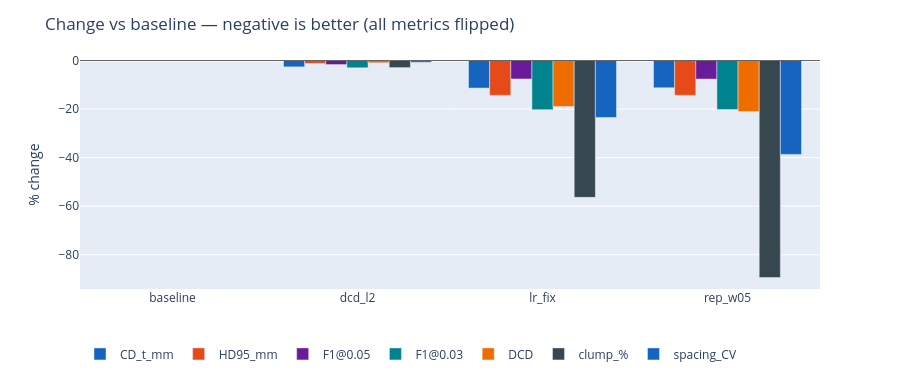
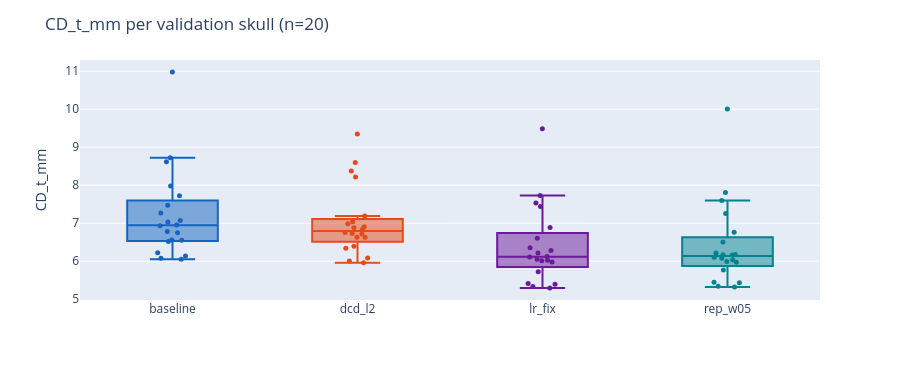

Notebook code cell kept with these figures, in order:
### Code cell
# 相对 baseline 的变化，所有指标都翻转成「向下 = 变好」
rp.fig_progress(eval_df, baseline="baseline").show()

# 逐颗颅骨的分布。均值会骗人 —— 运行间方差实测 0.49mm，比多数差异都大，
# 箱线图的重叠程度才是「这个差异是否可信」的直接证据。
rp.fig_per_skull(eval_df, "CD_t_mm").show()

### Figure 1 — Plotly figure (JSON) as saved in the notebook; plotly's stock layout.template omitted (floating-point values rounded to 4 significant figures)
{"data": [{"marker": {"color": "#1565C0"}, "name": "CD_t_mm", "type": "bar", "x": ["baseline", "dcd_l2", "lr_fix", "rep_w05"], "y": [0.0, -2.615, -11.36, -11.23]}, {"marker": {"color": "#E64A19"}, "name": "HD95_mm", "type": "bar", "x": ["baseline", "dcd_l2", "lr_fix", "rep_w05"], "y": [0.0, -1.229, -14.35, -14.35]}, {"marker": {"color": "#6A1B9A"}, "name": "F1@0.05", "type": "bar", "x": ["baseline", "dcd_l2", "lr_fix", "rep_w05"], "y": [-0.0, -1.682, -7.611, -7.658]}, {"marker": {"color": "#00838F"}, "name": "F1@0.03", "type": "bar", "x": ["baseline", "dcd_l2", "lr_fix", "rep_w05"], "y": [-0.0, -3.007, -20.25, -20.22]}, {"marker": {"color": "#EF6C00"}, "name": "DCD", "type": "bar", "x": ["baseline", "dcd_l2", "lr_fix", "rep_w05"], "y": [0.0, -0.9585, -18.96, -21.01]}, {"marker": {"color": "#37474F"}, "name": "clump_%", "type": "bar", "x": ["baseline", "dcd_l2", "lr_fix", "rep_w05"], "y": [0.0, -2.927, -56.37, -89.4]}, {"marker": {"color": "#1565C0"}, "name": "spacing_CV", "type": "bar", "x": ["baseline", "dcd_l2", "lr_fix", "rep_w05"], "y": [0.0, -0.7463, -23.47, -38.68]}], "layout": {"barmode": "group", "height": 380, "legend": {"orientation": "h", "y": -0.22}, "margin": {"b": 80, "t": 60}, "shapes": [{"line": {"color": "#666", "width": 1}, "type": "line", "x0": 0, "x1": 1, "xref": "x domain", "y0": 0, "y1": 0, "yref": "y"}], "title": {"text": "Change vs baseline — negative is better (all metrics flipped)"}, "yaxis": {"title": {"text": "% change"}}}}

### Figure 2 — Plotly figure (JSON) as saved in the notebook; plotly's stock layout.template omitted (floating-point values rounded to 4 significant figures)
{"data": [{"boxpoints": "all", "jitter": 0.4, "line": {"color": "#1565C0"}, "marker": {"color": "#1565C0", "size": 5}, "name": "baseline", "pointpos": 0, "type": "box", "y": [8.722, 10.98, 6.749, 6.05, 7.269, 6.079, 6.779, 7.979, 6.933, 6.22, 7.475, 6.548, 6.518, 6.956, 8.616, 7.07, 7.72, 6.138, 7.031, 6.56]}, {"boxpoints": "all", "jitter": 0.4, "line": {"color": "#E64A19"}, "marker": {"color": "#E64A19", "size": 5}, "name": "dcd_l2", "pointpos": 0, "type": "box", "y": [8.596, 9.345, 6.727, 5.956, 6.989, 6.007, 6.714, 8.215, 6.757, 6.343, 7.191, 6.394, 6.63, 7.036, 8.376, 6.907, 6.835, 6.083, 6.884, 6.633]}, {"boxpoints": "all", "jitter": 0.4, "line": {"color": "#6A1B9A"}, "marker": {"color": "#6A1B9A", "size": 5}, "name": "lr_fix", "pointpos": 0, "type": "box", "y": [7.728, 9.487, 6.051, 5.395, 6.282, 5.414, 6.111, 7.439, 6.013, 5.295, 6.887, 5.723, 6.026, 6.124, 7.533, 6.357, 6.603, 5.334, 6.213, 5.977]}, {"boxpoints": "all", "jitter": 0.4, "line": {"color": "#00838F"}, "marker": {"color": "#00838F", "size": 5}, "name": "rep_w05", "pointpos": 0, "type": "box", "y": [7.256, 10.01, 5.991, 5.436, 6.172, 5.344, 6.081, 7.597, 5.974, 5.322, 6.765, 5.771, 6.037, 6.214, 7.81, 6.164, 6.502, 5.449, 6.104, 6.177]}], "layout": {"height": 380, "margin": {"t": 60}, "showlegend": false, "title": {"text": "CD_t_mm per validation skull (n=20)"}, "yaxis": {"title": {"text": "CD_t_mm"}}}}
